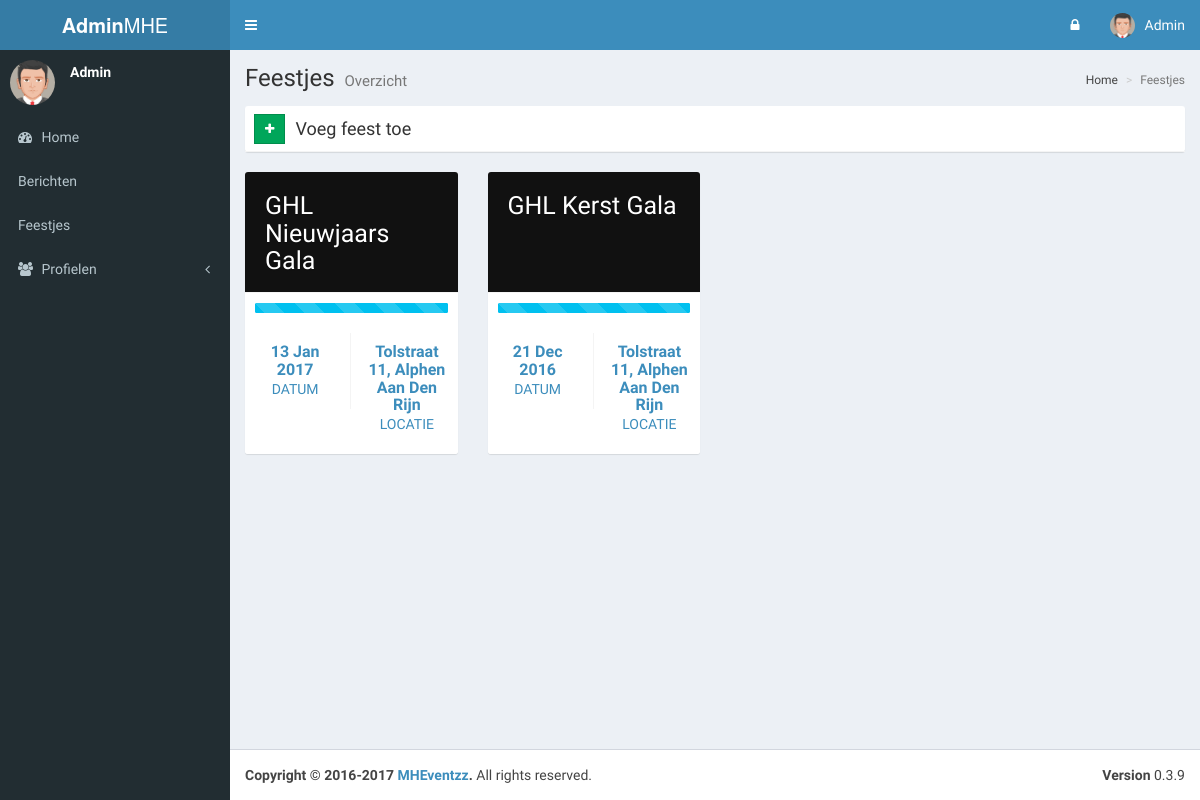
The app's page /admin/events.php (signed in) with its own data.
### tables this page shows
CREATE TABLE IF NOT EXISTS `events` (
  `event_id` int(11) NOT NULL AUTO_INCREMENT,
  `event_title` varchar(255) NOT NULL,
  `event_description` text NOT NULL,
  `event_date` date NOT NULL,
  `event_cat` int(3) NOT NULL,
  `event_location` text NOT NULL,
  `event_color` varchar(7) NOT NULL,
  `event_progress` int(11) NOT NULL,
  `event_cover_image` text NOT NULL,
  `event_post` int(11) NOT NULL,
  `event_organization` varchar(255) NOT NULL,
  `event_organization_contact` varchar(255) NOT NULL,
  `event_organization_tel` varchar(20) NOT NULL,
  `event_organization_mail` varchar(255) NOT NULL,
  PRIMARY KEY (`event_id`)
);

### admin/events.php (the view, shortened to what this page needs)
<?php
include "top.php";
?>
  <div class="content-wrapper">
    <section class="content-header">
      <h1>
        Feestjes
        <small>Overzicht</small>
      </h1>
      <ol class="breadcrumb">
        <li><a href="index.php"><i class="ion ion-beer"></i> Home</a></li>
        <li class="active">Feestjes</li>
      </ol>
    </section>
    <section class="content">
        <div class="row">
            <div class="col-xs-12">
                <div class="nav-tabs-custom">
                    <ul class="nav nav-tabs">
                        <li>
                            <form action="eventsettings.php?action=new" method="POST">
                                <button type="submit" class="btn btn-success btn-flat btn-sm" style="margin: 5px; margin-bottom: 9px; margin-left: 9px;">
                                    <i class="fa fa-plus"></i>
                                </button>
                            </form>
                        </li>
                        <li>
                            <h4>Voeg feest toe</h4>
                        </li>
                    </ul>
                </div>
            </div>
        </div>
          <?php
            $SQL = "SELECT *, DATE_FORMAT(event_date,'%d %b %Y') AS date FROM events ORDER BY event_date DESC";
            $col_number = 1;
            $result = $conn->query($SQL);
            while($row = mysqli_fetch_assoc($result)){
                if($col_number == 1){
                    echo "<div class='row'>";
                    $row_ended = false;
                }
                echo "<a href='event.php?event=" . $row['event_id'] . "'><div class='col-md-3 col-sm-6'>";
                    echo "<div class='box box-widget widget-user'>";
                        echo "<div class='widget-user-header bg-black' style='background: " . $row['event_color'] . " ";
                            if(!empty($row['event_cover_image'])){
                                echo "url(\"" . $row['event_cover_image'] . "\") center center; background-size: cover ";
                            }
                        echo "!important;'>";
                            echo "<h3 class='widget-user-username'>" . $row['event_title'] . "</h3>";
                        echo "</div>";
                        echo "<div class='box-footer' style='padding-top: 10px!important;'>";
                            echo "<div class='row'>";
                                echo "<div class='col-xs-12'><div class='progress progress-sm active'><div class='progress-bar progress-bar-aqua progress-bar-striped' role='progressbar' aria-valuenow='" . $row['event_progress'] . "' aria-valuemin='0' aria-valuemax='100' style='width: " . $row['event_progress'] . "%'><span class='sr-only'>" . $row['event_progress'] . "% Complete</span></div></div></div>";
                            echo "</div>";
                            echo "<div class='row'>";
                                echo "<div class='col-sm-6 border-right'>";
                                    echo "<div class='description-block'>";
                                        echo "<h5 class='description-header'>" . $row['date'] . "</h5>";
                                        echo "<span class='description-text'>Datum</span>";
                                    echo "</div>";
                                echo "</div>";
                                echo "<div class='col-sm-6'>";
                                    echo "<div class='description-block'>";
                                        echo "<h5 class='description-header'>" . $row['event_location'] . "</h5>";
                                        echo "<span class='description-text'>Locatie</span>";
                                    echo "</div>";
                                echo "</div>";
                            echo "</div>";
                        echo "</div>";
                    echo "</div>";
                echo "</div></a>";
                $col_number++;
            }
            if(!$row_ended){
                echo "</div>";
            }
          ?>
    </section>
  </div>
<?php
include "bottom.php";
?>

### records on screen
events: event_title "GHL Nieuwjaars Gala", $row['event_progress'] 100 (drawn), date "13 Jan 2017", event_location "Tolstraat 11, Alphen Aan Den Rijn"
events: event_title "GHL Kerst Gala", $row['event_progress'] 100 (drawn), date "21 Dec 2016", event_location "Tolstraat 11, Alphen Aan Den Rijn"

### other values on screen
$_SESSION['user_name'] "Admin"
